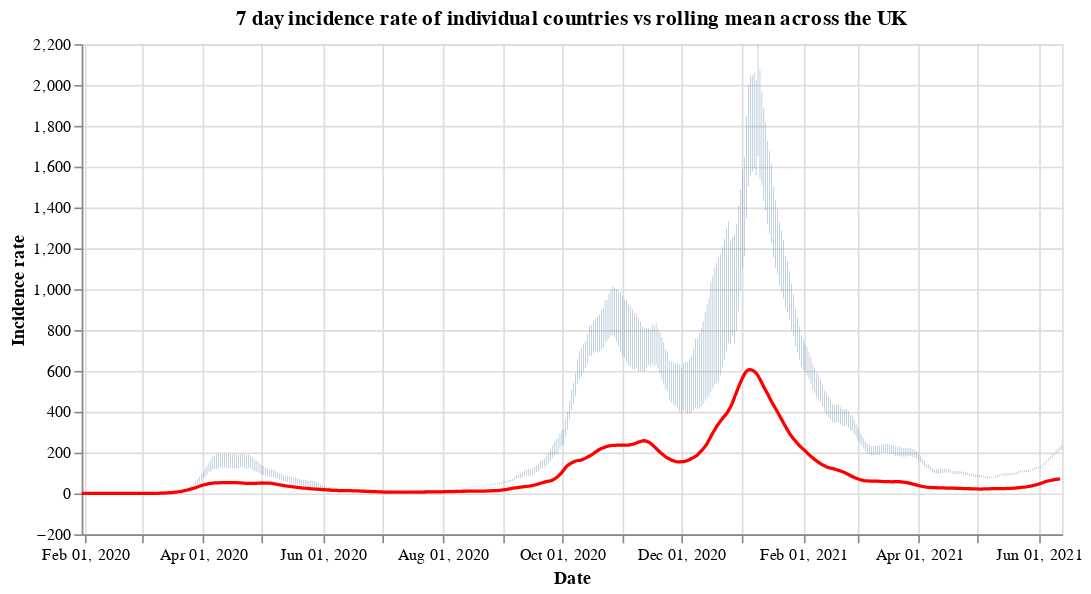

Notebook code cell kept with this figure:
### Code cell
#collapse
countries = uk_cases['areaName'].unique()
countries.sort()

selection = alt.selection_single(
    name='Select',
    fields=['areaName'],
    init={'areaName': 'Wales'},
    bind={'areaName': alt.binding_select(options=countries)}
)

# scatter plot, modify opacity based on selection
bars = alt.Chart(uk_cases).mark_bar().add_selection(
    selection
).encode(
    x=alt.X("yearmonthdate(date):T", axis=alt.Axis(title='Date')),
    y=alt.Y("weeklyCasesRate:Q", axis=alt.Axis(title='Incidence rate')),
    tooltip='weeklyCasesRate:Q',
    opacity=alt.condition(selection, alt.value(1), alt.value(0))
).properties(title=f'7 day incidence rate of individual countries vs rolling mean across the UK', width=600)

line = alt.Chart(overview_cases).mark_line(
    color='red',
    size=2,
).transform_window(
    rolling_mean='mean(weeklyCasesRate)',
    frame=[0, 7]
).encode(
    x='yearmonthdate(date):T',
    y='rolling_mean:Q'
)

alt.layer(bars, line)

### Figure 1 — Vega-Lite specification as saved in the notebook (floating-point values rounded to 4 significant figures; data arrays with more than 128 entries replaced by an {"elided": "..."} marker saying what was removed)
{"config": {"view": {"continuousWidth": 400, "continuousHeight": 300}}, "layer": [{"data": {"name": "data-8a864b1e087dd31515ed717cb0967b25"}, "mark": "bar", "encoding": {"opacity": {"condition": {"value": 1, "selection": "Select"}, "value": 0}, "tooltip": {"type": "quantitative", "field": "weeklyCasesRate"}, "x": {"type": "temporal", "axis": {"title": "Date"}, "field": "date", "timeUnit": "yearmonthdate"}, "y": {"type": "quantitative", "axis": {"title": "Incidence rate"}, "field": "weeklyCasesRate"}}, "selection": {"Select": {"type": "single", "fields": ["areaName"], "init": {"areaName": "Wales"}, "bind": {"areaName": {"input": "select", "options": ["England", "Northern Ireland", "Scotland", "Wales"]}}}}, "title": "7 day incidence rate of individual countries vs rolling mean across the UK", "width": 600}, {"data": {"name": "data-bbedccfc38e48ee587c17b43868f5de4"}, "mark": {"type": "line", "color": "red", "size": 2}, "encoding": {"x": {"type": "temporal", "field": "date", "timeUnit": "yearmonthdate"}, "y": {"type": "quantitative", "field": "rolling_mean"}}, "transform": [{"window": [{"op": "mean", "field": "weeklyCasesRate", "as": "rolling_mean"}], "frame": [0, 7]}]}], "$schema": "https://vega.github.io/schema/vega-lite/v4.8.1.json", "datasets": {"data-8a864b1e087dd31515ed717cb0967b25": {"elided": "1908 records"}, "data-bbedccfc38e48ee587c17b43868f5de4": {"elided": "500 records"}}}
